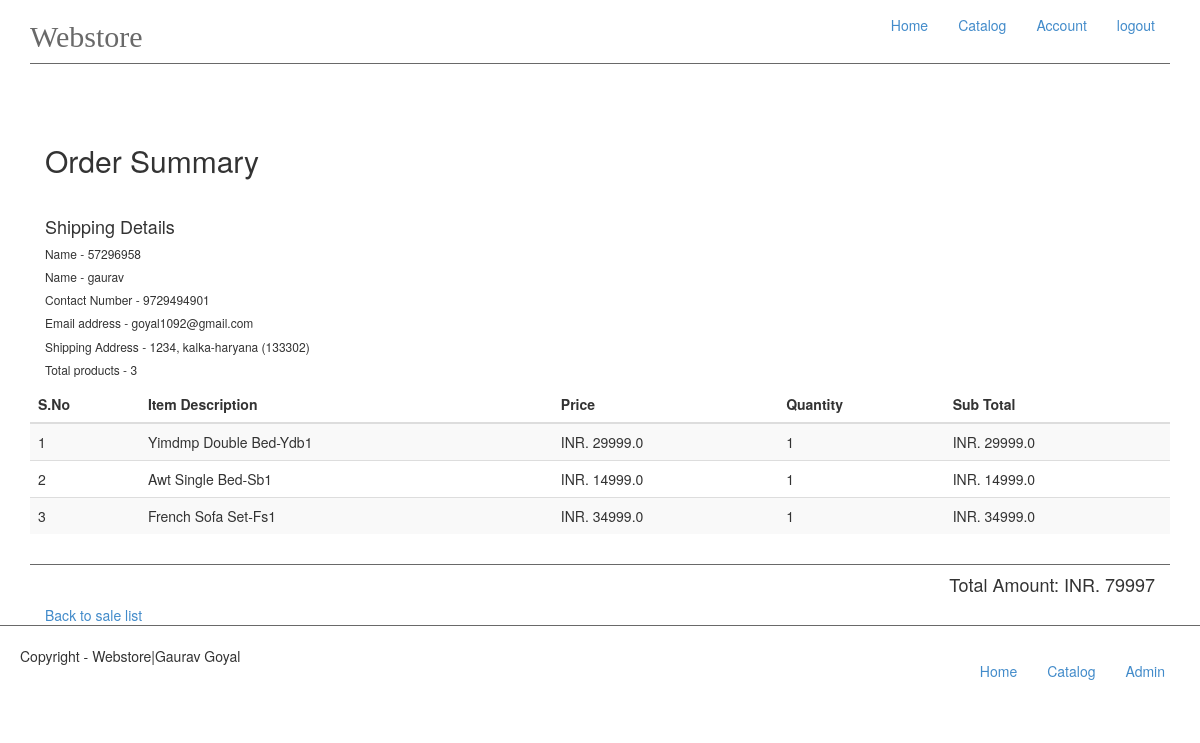
The page /user/account/order/1 (signed in) on the database its author committed.
### app/models.py (models this page shows)
class OrderId(db.Model):
    id = db.Column(db.Integer, primary_key=True)
    order_id = db.Column(db.Integer, unique=True)
    buyer_name = db.Column(db.String(60))
    buyer_address = db.Column(db.String(200))
    total_products = db.Column(db.Integer)
    date = db.Column(db.DATE)
    email = db.Column(db.String(120))
    phone = db.Column(db.Integer)
    total_amount = db.Column(db.Integer)
    user = db.Column(db.String(60))

class Ordered(db.Model):
    id = db.Column(db.Integer, primary_key=True)
    name = db.Column(db.String(60))
    quantity = db.Column(db.Integer)
    amount = db.Column(db.String(60))
    order_id = db.Column(db.Integer)
    def price(self):
        return int(self.quantity) * float(self.amount)

### app/views.py (the view)
@app.route('/user/account/order/<int:pk>', methods=['GET','POST'])
def specific_user_order(pk):
    if 'username' in session:
        orders = OrderId.query.get(pk)
        products = Ordered.query.filter_by(order_id=orders.order_id)
        return render_template('user-panel/user_specific_order.html', order=orders, products=products)
    else:
        flash('Please Login', 'text-danger')
        return redirect(url_for('index'))

### app/templates/user-panel/user_specific_order.html
{% extends 'base.html' %}
{% block content%}
    <div class="col-md-12"><h2>Order Summary</h2></div>
    <div class="col-md-12 padding_top" id="order_summary_details"><h4>Shipping Details</h4>
        <h6>Name - {{ order.order_id }}</h6>
        <h6>Name - {{ order.buyer_name }}</h6>
        <h6>Contact Number - {{ order.phone }}</h6>
        <h6>Email address - {{ order.email }}</h6>
        <h6>Shipping Address - {{ order.buyer_address }}
        </h6>
        <h6>Total products - {{ order.total_products }}</h6>
    </div>
    <div class="table-responsive  padding_top">
        <table class="table table-striped table-responsive" id="cart_table">
            <thead>
            <tr>
                <th>S.No</th>
                <th>Item Description</th>
                <th>Price</th>
                <th>Quantity</th>
                <th>Sub Total</th>
            </tr>
            </thead>
            <tbody>
            {% for item in products %}
                <tr>
                    <td>{{ loop.index }}</td>
                    <td>{{ item.name }}</td>
                    <td>INR. {{ item.amount }}</td>
                    <td>
                        {{ item.quantity }}
                    </td>
                    <td>INR. {{ item.price() }}</td>
                </tr>
            {% endfor %}
            </tbody>
        </table>
        <div class="col-md-12" id="cart_total">
            <h4 class="pull-right">Total Amount: INR. {{ order.total_amount }}</h4>
        </div>
        <div class="col-md-12"><a href="{{ url_for('user_order') }}">Back to sale list</a></div>
    </div>
{% endblock %}

### app/static/css/main.css (style rules this page uses)
#main #cart_total { border-top: 1px solid dimgray; }
#main #cart_table { margin-bottom: 30px; }
.padding_top { padding-top: 20px; }

### rows shown on the page
OrderId: order_id "57296958", buyer_name "gaurav", phone "9729494901", email "goyal1092@gmail.com", buyer_address "1234, kalka-haryana (133302)", total_products "3", total_amount "79997"
Ordered: name "Yimdmp Double Bed-Ydb1", amount "29999.0", quantity "1", price "29999.0"
Ordered: name "Awt Single Bed-Sb1", amount "14999.0", quantity "1", price "14999.0"
Ordered: name "French Sofa Set-Fs1", amount "34999.0", quantity "1", price "34999.0"
